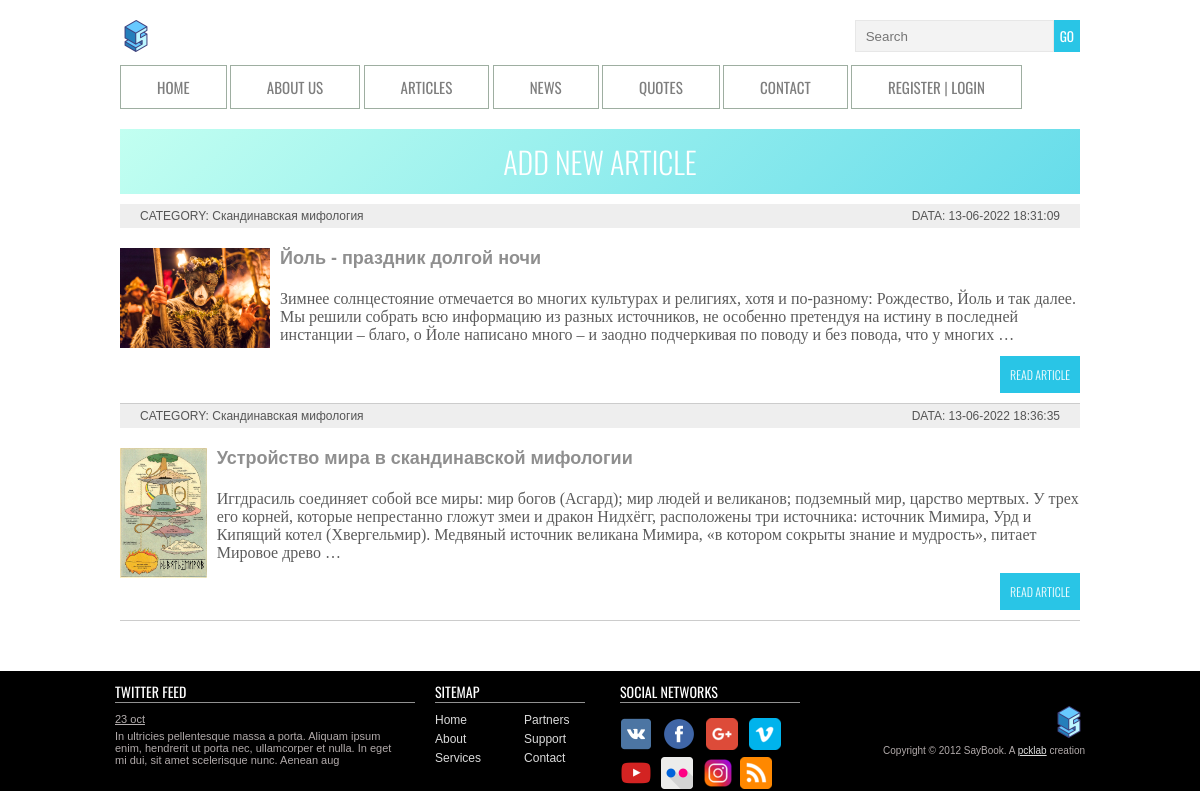
The app's page /category/skandinavskaya-mifologiya/, older data.
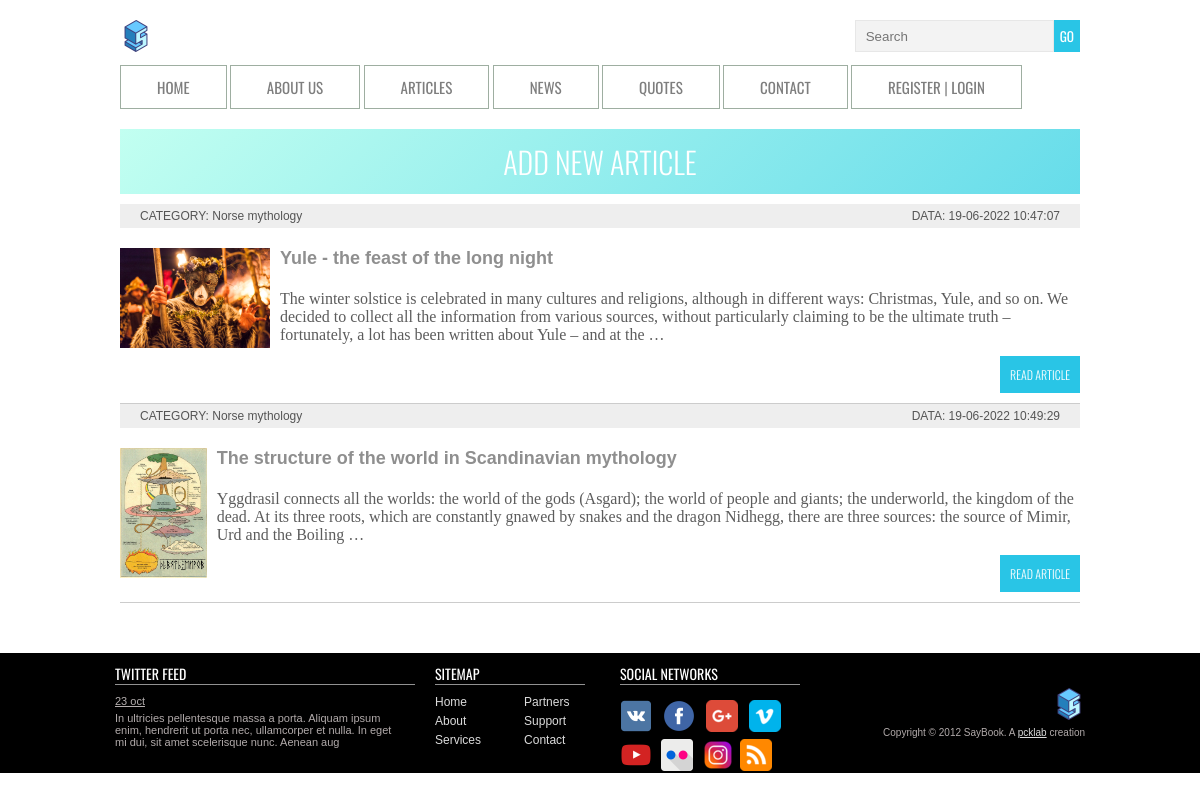
The same page, newer data.
### saybook/models.py (models this page shows, shortened)
class Article(models.Model):
    title = models.CharField(max_length=255, verbose_name="Заголовок")
    slug = models.SlugField(max_length=255, unique=True, db_index=True, verbose_name="URL")
    content = models.TextField(blank=True, verbose_name="Текст статьи")
    photo = models.ImageField(upload_to="photos/%Y/%m/%d/", verbose_name="Фото")
    time_create = models.DateTimeField(auto_now_add=True, verbose_name="Время создания")
    time_update = models.DateTimeField(auto_now=True, verbose_name="Время изменения")
    is_published = models.BooleanField(default=True, verbose_name="Публикация")
    cat = models.ForeignKey('Category', on_delete=models.PROTECT, verbose_name="Категории")
    likes = models.ManyToManyField(User, related_name='likes', blank=False)
    def get_absolute_url(self):
        return reverse('post', kwargs={'post_slug': self.slug})
    class Meta:
        verbose_name = 'Статьи'
        verbose_name_plural = 'Статьи'
        ordering = ['id']

class Category(models.Model):
    name = models.CharField(max_length=100, db_index=True, verbose_name="Категория")
    slug = models.SlugField(max_length=255, unique=True, db_index=True, verbose_name="URL")
    def __str__(self):
        return self.name
    class Meta:
        verbose_name = 'Категория'
        verbose_name_plural = 'Категории'
        ordering = ['id']

### saybook/views.py (the view)
# urls.py: path('category/<slug:cat_slug>/', views.ArticleCategory.as_view(), name='category'),
class ArticleCategory(DataMixin, ListView):
    model = Article
    template_name = 'articles.html'
    context_object_name = 'posts'
    allow_empty = False
    def get_queryset(self):
        return Article.objects.filter(cat__slug=self.kwargs['cat_slug'], is_published=True)
    def get_context_data(self, *, object_list=None, **kwargs):
        context = super().get_context_data(**kwargs)
        c_def = self.get_user_context(title='Категория - ' + str(context['posts'][0].cat),
        cat_selected=context['posts'][0].cat_id)
        return dict(list(context.items()) + list(c_def.items()))

### saybook/utils.py (called while the page is built)
    def get_user_context(self, **kwargs):
        context = kwargs
        cats = Category.objects.annotate(Count('article'))
        user_menu = menu.copy()
        if not self.request.user.is_authenticated:
            user_menu.pop(1)
        context['menu'] = user_menu
        context['cats'] = cats
        if 'cat_selected' not in context:
            context['cat_selected'] = 0
        return context

### saybook/templates/articles.html (shortened to what this page needs)
{% extends 'index.html' %}
{% block content %}
<section class="normal">
  <blockquote><a class="cent" href="{% url 'add_page' %}">ADD NEW ARTICLE</a></blockquote>
<ul class="list-articles">
	{% for p in posts %}
			<li><div class="article-panel">
	<p class="first">CATEGORY: {{p.cat}}</p>
	<p class="last">DATA: {{p.time_update|date:"d-m-Y H:i:s"}}</p>
</div>
{% if p.photo %}
	<p><img class="img-article-left thumb" src="{{p.photo.url}}"></p>
{% endif %}
	<h2>{{p.title}}</h2>
	{% autoescape on %}
	<h4>{{p.content|linebreaks|truncatewords:50}}</h4>
	{% endautoescape %}
			<p class="link-read-post"><a href="{{ p.get_absolute_url }}">READ ARTICLE</a></p>
			</li>
	{% endfor %}
</ul>
</section>
{% endblock %}

Row changes from the older to the newer data that the page shows:
changed Article: cat "Скандинавская мифология" → "Norse mythology"; time_update "13-06-2022 18:31:09" → "19-06-2022 10:47:07"; title "Йоль - праздник долгой ночи" → "Yule - the feast of the long night"; content "Зимнее солнцестояние отмечается во многих культурах и религиях, хотя и по-разному: Рождество, Йоль и так далее. Мы решили собрать всю информацию из разных источников, не особенно претендуя на истину в последней инстанции – благо, о Йоле написано много – и заодно подчеркивая по поводу и без повода, что у многих …" → "The winter solstice is celebrated in many cultures and religions, although in different ways: Christmas, Yule, and so on. We decided to collect all the information from various sources, without particularly claiming to be the ultimate truth – fortunately, a lot has been written about Yule – and at the …"
changed Article: cat "Скандинавская мифология" → "Norse mythology"; time_update "13-06-2022 18:36:35" → "19-06-2022 10:49:29"; title "Устройство мира в скандинавской мифологии" → "The structure of the world in Scandinavian mythology"; content "Иггдрасиль соединяет собой все миры: мир богов (Асгард); мир людей и великанов; подземный мир, царство мертвых. У трех его корней, которые непрестанно гложут змеи и дракон Нидхёгг, расположены три источника: источник Мимира, Урд и Кипящий котел (Хвергельмир). Медвяный источник великана Мимира, «в котором сокрыты знание и мудрость», питает Мировое древо …" → "Yggdrasil connects all the worlds: the world of the gods (Asgard); the world of people and giants; the underworld, the kingdom of the dead. At its three roots, which are constantly gnawed by snakes and the dragon Nidhegg, there are three sources: the source of Mimir, Urd and the Boiling …"
